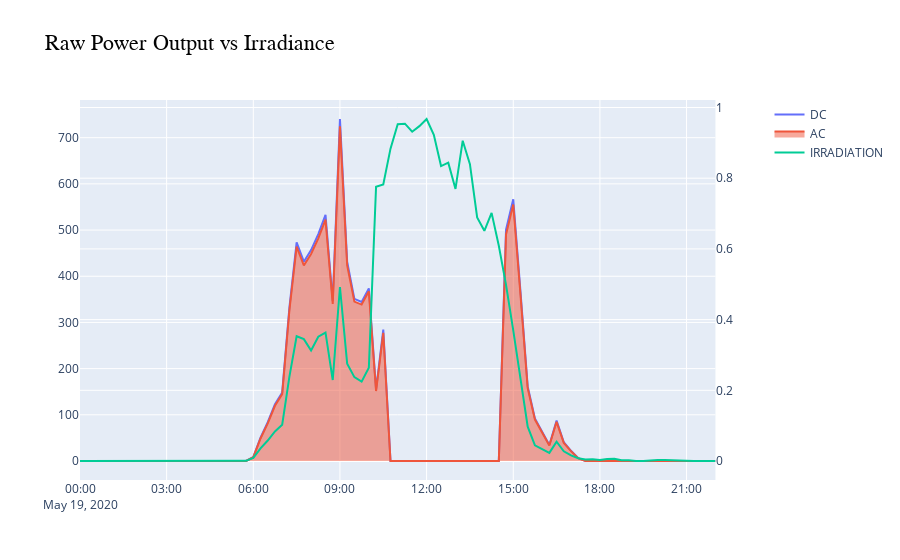

Notebook code cell kept with this figure:
### Code cell
from datetime import datetime, timedelta
date = '2020-05-19'
start = datetime.strptime(date,'%Y-%m-%d')
end = start + timedelta(days=1)
inverter_raw = df.set_index(['SOURCE_KEY','DATE_TIME']).loc[SOURCE_KEY].loc[start:end]
                            
        
#Create figure and plot DC, AC and Irradiance values.
fig = go.Figure()
fig = make_subplots(specs=[[{"secondary_y": True}]])

# Create figure layout and title
fig.update_layout(title=go.layout.Title(text="Raw Power Output vs Irradiance", font=dict(
                family="Times New Roman",
                size=22,
                color="#030303",                
        )))

# Line chart for DC power        
fig.add_trace(go.Scatter(x=inverter_raw.index, y=inverter_raw['DC_POWER'],
                    mode='lines',
                    name='DC',                                     
                    ),
                    secondary_y=False)

# Area Chart for AC Power                    
fig.add_trace(go.Scatter(x=inverter_raw.index, y=inverter_raw['AC_POWER'],
                    fill='tozeroy',
                    mode='lines',
                    name='AC',                    
                    ),
                    secondary_y=False)

# Another Line Chart for Irradiation
fig.add_trace(go.Scatter(x=inverter_raw.index, y=inverter_raw['IRRADIATION'],
                    mode='lines',
                    name='IRRADIATION',
                    ),
                    secondary_y=True)
